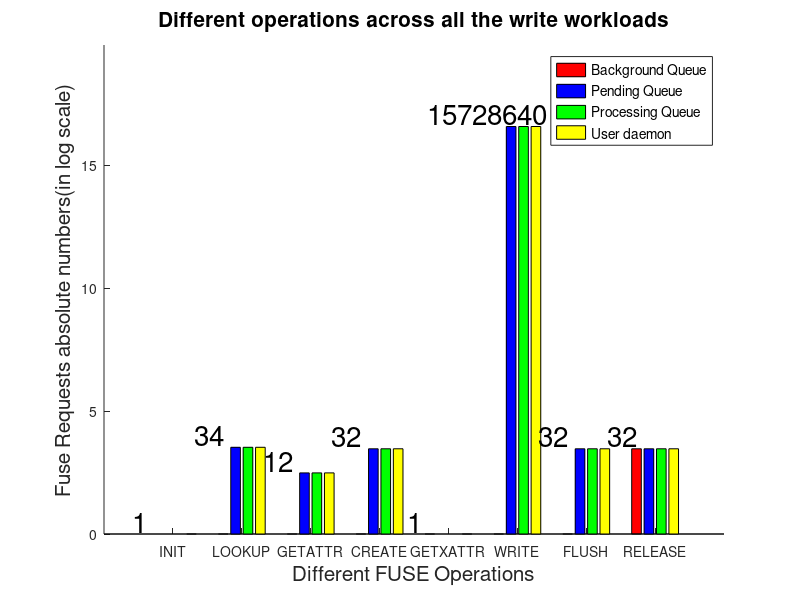

This figure's MATLAB source:
function plot_requests_writes()
commdir1 = '/Users/Bharath/Downloads/FUSE/fuse-playground/kernel-statistics/';
outputDir = '/Users/Bharath/Downloads/FUSE/fuse-playground/kernel-statistics/plots/';

Types{1} = 'HDD';
Types{2} = 'SSD';

work_load_types{1} = 'sq';
work_load_ops{1} = 'wr';

io_sizes{1} = '4KB';

threads = [1];
iterations = 1;
files{1} = '1f';

%different requests

reqs{1} = 'INIT';
reqs{2} = 'LOOKUP';
reqs{3} = 'GETATTR';
reqs{4} = 'CREATE';
reqs{5} = 'GETXATTR';
reqs{6} = 'WRITE';
reqs{7} = 'FLUSH';
reqs{8} = 'RELEASE';

labels = [1 2 3 4 5 6 7 8];
requests = [1 1 1 0; 0 34 34 34; 0 12 12 12; 0 32 32 32; ; 0 1 1 0; 0 15728640 15728640 15728640; 0 32 32 32; 32 32 32 32];

figure;
clf;
hold on;
h = bar(log(requests));

set(h(1), 'facecolor', 'r');
set(h(2), 'facecolor', 'b');
set(h(3), 'facecolor', 'g');
set(h(4), 'facecolor', 'y');

a = requests(:, 3);
b = num2str(a);
c = cellstr(b);
dx=1.3;
dy=0.5;
text(labels-dx, log(requests(:, 3))+dy, c, 'FontSize', 20);

axis([0 size(requests)(1)+1 0 (max(max(log(requests))))*1.2]);

set(gca, 'XTick', labels, 'XTickLabel', reqs);

xlabel('Different FUSE Operations', 'fontsize', 15);
ylabel('Fuse Requests absolute numbers(in log scale)', 'fontsize', 15);
h_leg = legend('Background Queue', 'Pending Queue', 'Processing Queue', 'User daemon');
set(h_leg, 'fontsize', 10);
title('Different operations across all the write workloads', 'fontsize', 15);
hold off;
outfilename = strcat(outputDir, '/Requests/different-operations-write-workloads.png');
print(outfilename, "-dpng");
close();
